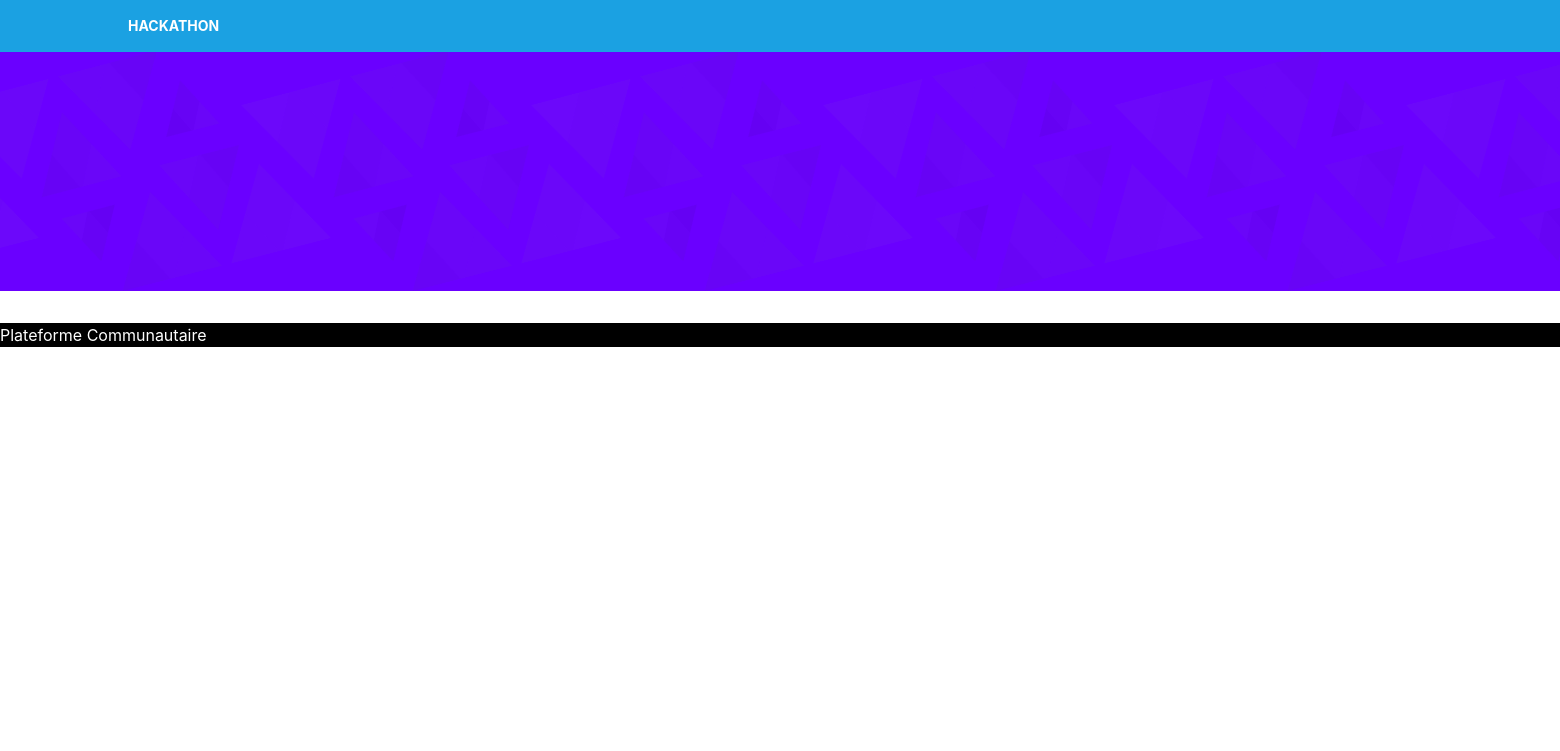
The page /health_services/premiersoins on the database as committed earlier.
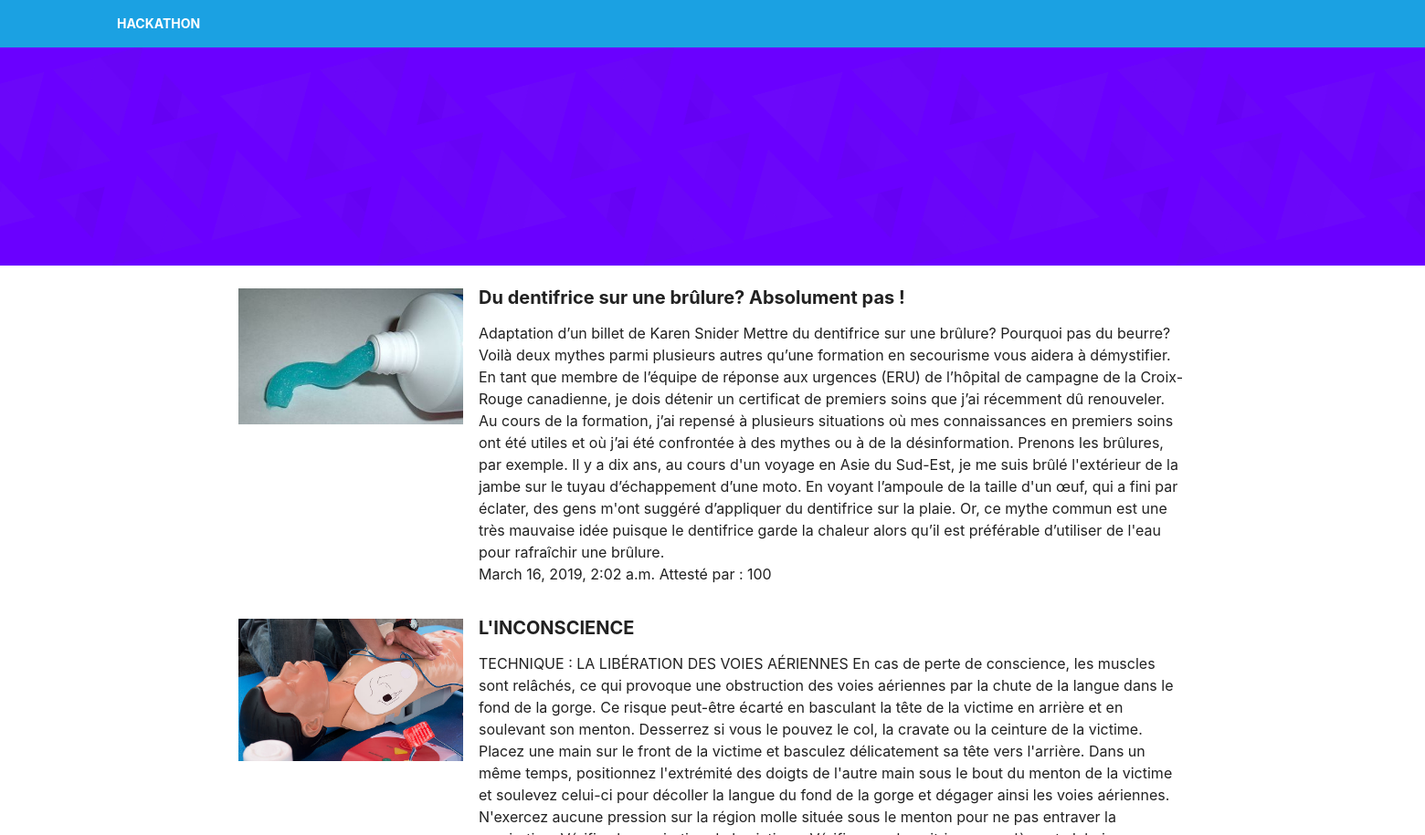
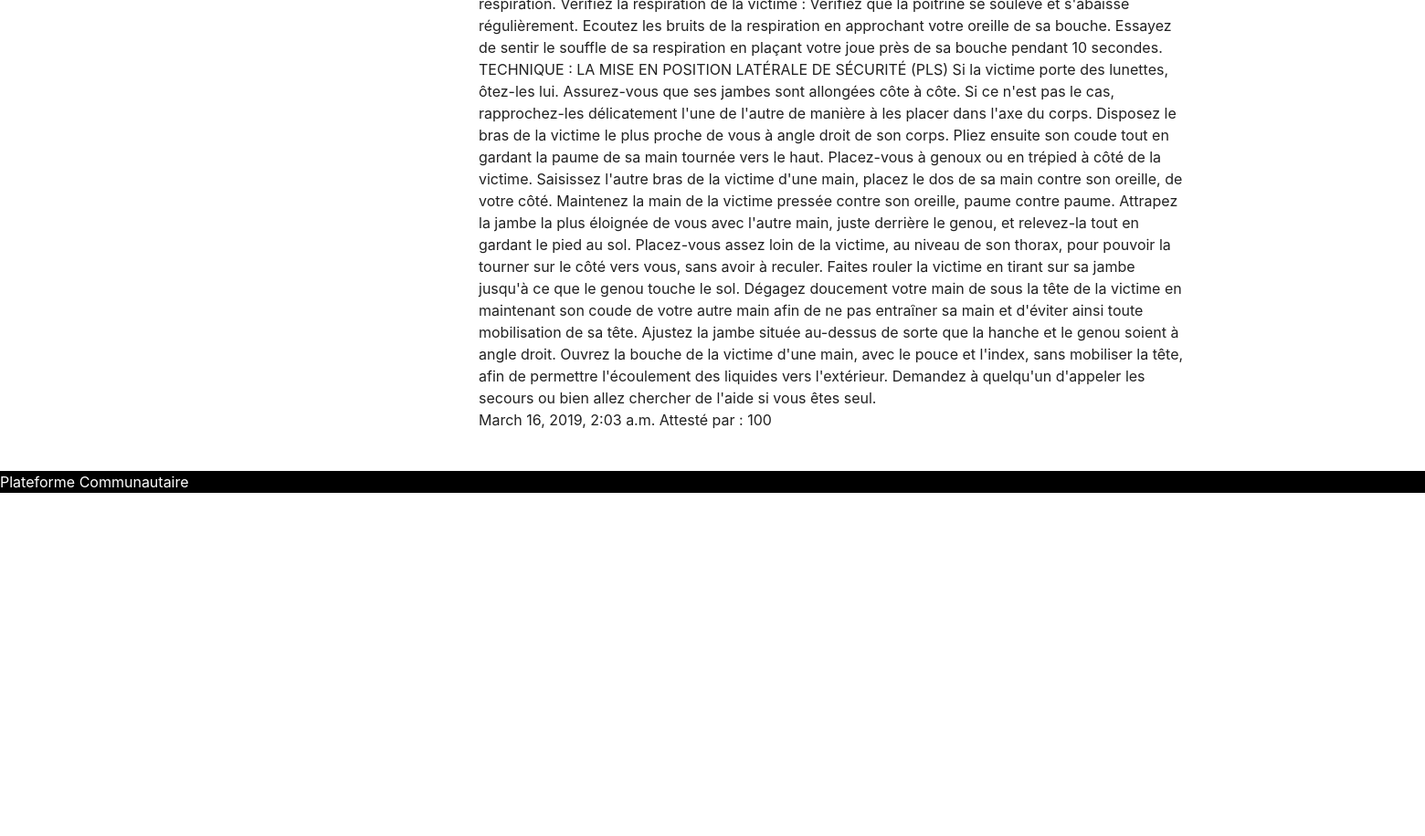
The same page on the database as committed later (2 pictures, top to bottom).
### main_app/models.py (models this page shows, shortened)
class Premiersoins(models.Model):
    titre = models.CharField(max_length=300)
    image = models.ImageField(upload_to="images/", default="", blank=True, null=True)
    contenu = models.TextField(max_length=15000)
    date_pubication = models.DateTimeField(null=True, blank=True)
    feedback_sante = models.IntegerField(default=100)

### health_services/views.py (the view)
# urls.py: path('premiersoins', views.premiersoins_view, name='premiersoins'),
def premiersoins_view(request):
    if request.user.is_authenticated:
        username = Utilisateur.objects.get(user=request.user)
    title = 'Les Premiers Soins'
    premiersoins = Premiersoins.objects.all()
    return render(request, 'health_services/premiersoins.html', locals())

### templates/health_services/premiersoins.html
{% extends 'template.html' %}
{% block  content %}
    <div class="grid">
        <div class="row">
            <div class="cell-12 bg-indigo enews-header">
                {% load static %}
                <img src="{% static 'images/coming-soon-bg.png' %}" alt="">
            </div>
        </div>
    </div>
    <div class="grid">
        <div class="row">
            {% for premiersoin in premiersoins %}
                <div class="mb-5 p-2 cell-2 offset-2 border text-justify">
                    <div>
                        <img src="{{ premiersoin.image.url }}" alt="" style="width: 100%">
                    </div></div>
                <div class="mb-5 p-2 cell-6">
                    <div class="premiersoins-block text-justify">
                        <h5><strong>{{ premiersoin.titre }}</strong></h5>
                        <p class="text-justify lead">{{ premiersoin.contenu }}</p>
                    </div>
                    <span>{{ premiersoin.date_pubication }}</span>
                    <span class="badge-top">Attesté par : {{ premiersoin.feedback_sante }} </span><small class="mif-thumbs-up"></small>
                </div>
            {% endfor %}
        </div>
    </div>
{% endblock %}

Rows that differ between the two databases and show on the page:
added Premiersoins: image (picture), titre "Du dentifrice sur une brûlure? Absolument pas !", contenu "Adaptation d’un billet de Karen Snider Mettre du dentifrice sur une brûlure? Pourquoi pas du beurre? Voilà deux mythes parmi plusieurs autres qu’une formation en secourisme vous aidera à démystifier. En tant que membre de l’équipe de réponse aux urgences (ERU) de l’hôpital de campagne de la Croix-Rouge canadienne, je dois détenir un certificat de premiers soins que j’ai récemment dû renouveler. Au cours de la formation, j’ai repensé à plusieurs situations où mes connaissances en premiers soins ont été utiles et où j’ai été confrontée à des mythes ou à de la désinformation. Prenons les brûlures, par exemple. Il y a dix ans, au cours d'un voyage en Asie du Sud-Est, je me suis brûlé…", date_pubication "March 16, 2019, 2:02 a.m.", feedback_sante "100"
added Premiersoins: image (picture), titre "L'INCONSCIENCE", contenu "TECHNIQUE : LA LIBÉRATION DES VOIES AÉRIENNES En cas de perte de conscience, les muscles sont relâchés, ce qui provoque une obstruction des voies aériennes par la chute de la langue dans le fond de la gorge. Ce risque peut-être écarté en basculant la tête de la victime en arrière et en soulevant son menton. Desserrez si vous le pouvez le col, la cravate ou la ceinture de la victime. Placez une main sur le front de la victime et basculez délicatement sa tête vers l'arrière. Dans un même temps, positionnez l'extrémité des doigts de l'autre main sous le bout du menton de la victime et soulevez celui-ci pour décoller la langue du fond de la gorge et dégager ainsi les voies aériennes. N'exercez…", date_pubication "March 16, 2019, 2:03 a.m.", feedback_sante "100"
